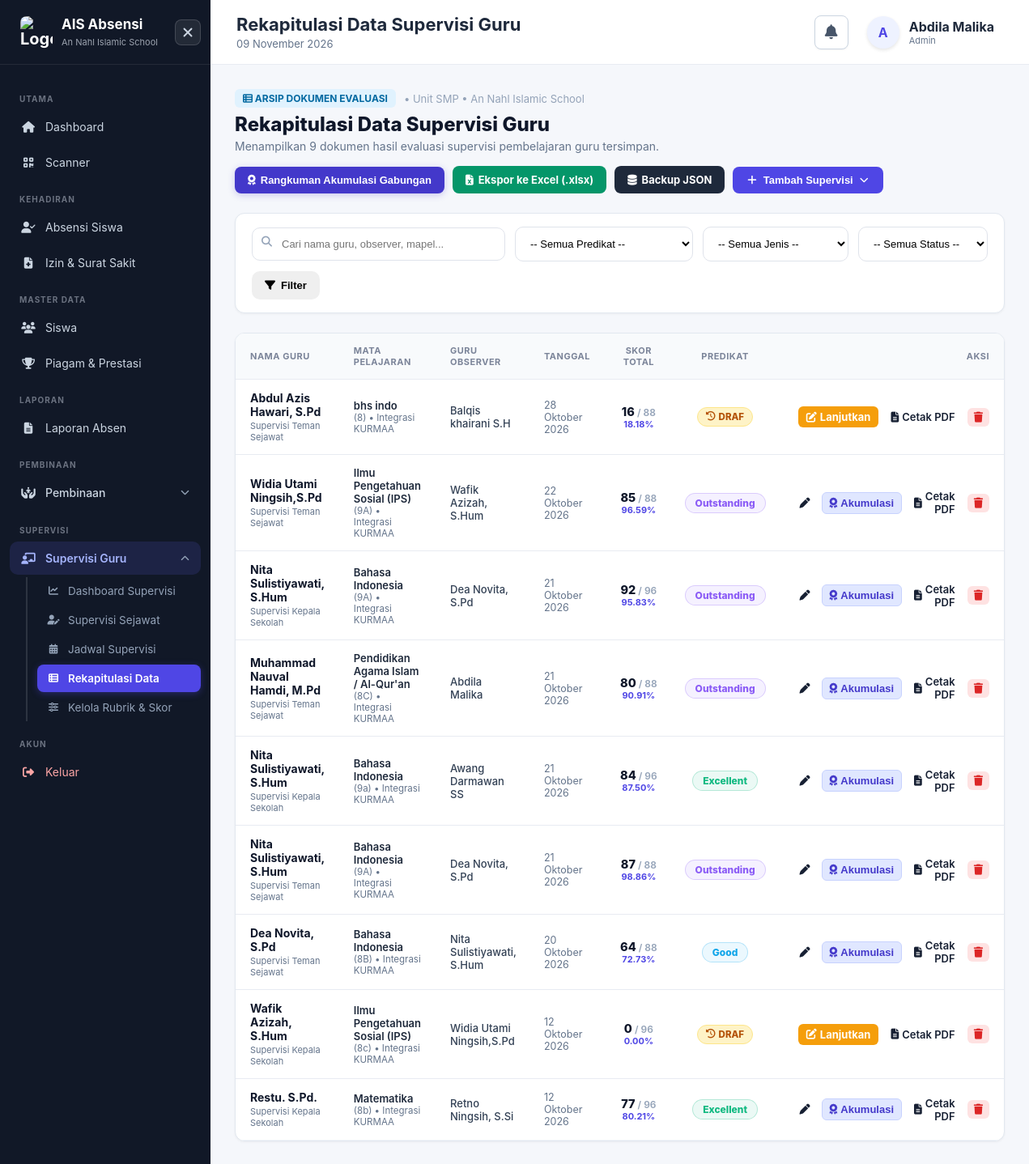
/supervisi/reports.php (signed in), run on the app's committed database.
### tables this page shows
CREATE TABLE `supervision_sessions` (
  `id` bigint unsigned NOT NULL AUTO_INCREMENT,
  `schedule_id` bigint unsigned DEFAULT NULL,
  `status` enum('draft','completed') NOT NULL DEFAULT 'completed',
  `is_delegated` tinyint(1) NOT NULL DEFAULT '0',
  `type_id` int unsigned NOT NULL,
  `teacher_id` bigint unsigned NOT NULL,
  `observer_id` bigint unsigned NOT NULL,
  `subject_name` varchar(120) NOT NULL,
  `class_name` varchar(60) NOT NULL,
  `observation_date` date NOT NULL,
  `room_location` varchar(120) DEFAULT NULL,
  `total_score` decimal(6,2) NOT NULL DEFAULT '0.00',
  `max_possible_score` decimal(6,2) NOT NULL DEFAULT '0.00',
  `percentage_score` decimal(5,2) NOT NULL DEFAULT '0.00',
  `predicate_name` varchar(60) NOT NULL DEFAULT 'Need Improvement',
  `notes_good_practice` text,
  `notes_growth_plan` text,
  `notes_teacher_reflection` text,
  `signed_teacher_name` varchar(150) DEFAULT NULL,
  `signed_observer_name` varchar(150) DEFAULT NULL,
  `signed_principal_name` varchar(150) DEFAULT 'Awang Darmawan, SS',
  `created_at` timestamp NULL DEFAULT CURRENT_TIMESTAMP,
  `updated_at` timestamp NULL DEFAULT CURRENT_TIMESTAMP ON UPDATE CURRENT_TIMESTAMP,
  PRIMARY KEY (`id`),
  KEY `idx_sess_teacher` (`teacher_id`),
  KEY `idx_sess_observer` (`observer_id`),
  KEY `idx_sess_date` (`observation_date`),
  KEY `idx_status` (`status`)
);

CREATE TABLE `staff` (
  `id` bigint unsigned NOT NULL AUTO_INCREMENT,
  `user_id` bigint unsigned DEFAULT NULL,
  `name` varchar(255) DEFAULT NULL,
  `phone` varchar(30) DEFAULT NULL,
  `wa_notify` tinyint(1) NOT NULL DEFAULT '1',
  `rfid_uid` varchar(50) DEFAULT NULL,
  `fingerprint_id` int unsigned DEFAULT NULL,
  `nik` varchar(255) DEFAULT NULL,
  `unit_id` int unsigned DEFAULT NULL,
  `photo` varchar(255) DEFAULT NULL,
  `created_at` timestamp NULL DEFAULT CURRENT_TIMESTAMP,
  `updated_at` timestamp NULL DEFAULT CURRENT_TIMESTAMP ON UPDATE CURRENT_TIMESTAMP,
  `deleted_at` timestamp NULL DEFAULT NULL,
  PRIMARY KEY (`id`),
  UNIQUE KEY `nik` (`nik`),
  UNIQUE KEY `rfid_uid` (`rfid_uid`),
  KEY `fk_staff_user` (`user_id`),
  KEY `fk_staff_unit` (`unit_id`),
  CONSTRAINT `fk_staff_unit` FOREIGN KEY (`unit_id`) REFERENCES `units` (`id`) ON DELETE SET NULL,
  CONSTRAINT `fk_staff_user` FOREIGN KEY (`user_id`) REFERENCES `users` (`id`) ON DELETE SET NULL
);

CREATE TABLE `supervision_types` (
  `id` int unsigned NOT NULL AUTO_INCREMENT,
  `type_key` varchar(50) NOT NULL,
  `name` varchar(100) NOT NULL,
  `description` text,
  `sort_order` int NOT NULL DEFAULT '0',
  `is_active` tinyint(1) NOT NULL DEFAULT '1',
  `created_at` timestamp NULL DEFAULT CURRENT_TIMESTAMP,
  `updated_at` timestamp NULL DEFAULT CURRENT_TIMESTAMP ON UPDATE CURRENT_TIMESTAMP,
  PRIMARY KEY (`id`),
  UNIQUE KEY `type_key` (`type_key`)
);

CREATE TABLE `users` (
  `id` bigint unsigned NOT NULL AUTO_INCREMENT,
  `username` varchar(100) NOT NULL,
  `password` varchar(255) NOT NULL,
  `name` varchar(255) NOT NULL,
  `photo` varchar(255) DEFAULT NULL,
  `role` varchar(50) NOT NULL DEFAULT 'staff',
  `student_id` int DEFAULT NULL,
  `remember_token` varchar(100) DEFAULT NULL,
  `created_at` timestamp NULL DEFAULT CURRENT_TIMESTAMP,
  `updated_at` timestamp NULL DEFAULT CURRENT_TIMESTAMP ON UPDATE CURRENT_TIMESTAMP,
  `deleted_at` timestamp NULL DEFAULT NULL,
  `last_activity` datetime DEFAULT NULL,
  `last_login_at` datetime DEFAULT NULL,
  `last_login_ip` varchar(45) DEFAULT NULL,
  `is_online` tinyint(1) NOT NULL DEFAULT '0',
  PRIMARY KEY (`id`),
  UNIQUE KEY `username` (`username`),
  KEY `idx_users_student_id` (`student_id`)
);

### public/supervisi/reports.php (the view, shortened to what the rows shown need)
<?php
require_once __DIR__ . '/../../config/database.php';
require_once __DIR__ . '/../../config/auth.php';
require_once __DIR__ . '/../../includes/functions.php';
$currentUserId = currentUserId();
$currentRole = currentRole();
$userUnit = getUserUnitInfo($pdo, $currentUserId);
$userUnitId = $userUnit['unit_id'] ?? null;
$isSuperAdmin = ($currentRole === 'super_admin');
$filterUnit = (int)($_GET['unit_id'] ?? 0);
    ?>
    <?php
$query = "
    SELECT ss.*,
           st.name as type_name, st.type_key,
           s.name as teacher_name, s.nik as teacher_nik,
           u.name as observer_name
    FROM supervision_sessions ss
    JOIN supervision_types st ON st.id = ss.type_id
    JOIN staff s ON s.id = ss.teacher_id
    JOIN users u ON u.id = ss.observer_id
    WHERE 1=1
";
$params = [];
if (!$isSuperAdmin && $userUnitId > 0) {
    $query .= " AND s.unit_id = ?";
    $params[] = $userUnitId;
} elseif ($isSuperAdmin && $filterUnit > 0) {
    $query .= " AND s.unit_id = ?";
    $params[] = $filterUnit;
}
$query .= " ORDER BY ss.observation_date DESC, ss.id DESC";
$stmtSessions = $pdo->prepare($query);
$stmtSessions->execute($params);
$sessions = $stmtSessions->fetchAll(PDO::FETCH_ASSOC);
function getPredicateColor($predName) {
    switch (strtolower($predName)) {
        case 'outstanding': return '#8b5cf6';
        case 'excellent': return '#10b981';
        case 'good': return '#0ea5e9';
        default: return '#ef4444';
    }
}
require_once __DIR__ . '/../../includes/header.php';
?>
<div class="supervisi-fullwidth" style="width: 100%; max-width: 100%;">
    <div style="display: flex; justify-content: space-between; align-items: flex-start; flex-wrap: wrap; gap: 16px; margin-bottom: 24px;">
        <div>
            <h1 style="margin: 0; font-size: 24px; font-weight: 800; color: #0f172a;">
                Rekapitulasi Data Supervisi Guru
            </h1>
        </div>
    </div>
    <div style="background: white; border: 1px solid #e2e8f0; border-radius: 12px; overflow: hidden; box-shadow: 0 1px 3px rgba(0,0,0,0.05);">
        <?php if (empty($sessions)): ?>
            <div style="padding: 48px; text-align: center; color: #64748b;">
                <i class="fa-solid fa-folder-open" style="font-size: 40px; color: #cbd5e1; margin-bottom: 12px; display: block;"></i>
                Belum ada dokumen supervisi yang tersimpan. Silakan isi form supervisi sejawat atau kepala sekolah.
            </div>
        <?php else: ?>
            <div style="overflow-x: auto;">
                <table style="width: 100%; border-collapse: collapse; font-size: 13.5px;">
                    <thead>
                        <tr style="background: #f8fafc; border-bottom: 1px solid #e2e8f0; color: #475569; font-size: 11.5px; font-weight: 700; text-transform: uppercase; letter-spacing: 0.5px;">
                            <th style="padding: 14px 18px;">NAMA GURU</th>
                            <th style="padding: 14px 18px;">MATA PELAJARAN</th>
                            <th style="padding: 14px 18px;">GURU OBSERVER</th>
                            <th style="padding: 14px 16px; width: 120px;">TANGGAL</th>
                            <th style="padding: 14px 16px; width: 140px; text-align: center;">SKOR TOTAL</th>
                            <th style="padding: 14px 16px; width: 130px; text-align: center;">PREDIKAT</th>
                            <th style="padding: 14px 18px; width: 220px; text-align: right;">AKSI</th>
                        </tr>
                    </thead>
                    <tbody>
                        <?php foreach ($sessions as $s):
                            $badgeColor = getPredicateColor($s['predicate_name']);
                        ?>
                            <tr style="border-bottom: 1px solid #f1f5f9; transition: background 0.15s;" onmouseover="this.style.background='#f8fafc'" onmouseout="this.style.background='white'">
                                <td style="padding: 14px 18px;">
                                    <div style="font-weight: 700; color: #0f172a; font-size: 14px;">
                                        <?= htmlspecialchars($s['teacher_name']) ?>
                                    </div>
                                    <div style="font-size: 11px; color: #64748b; margin-top: 2px;">
                                        <?= htmlspecialchars($s['type_name']) ?>
                                    </div>
                                </td>
                                <td style="padding: 14px 18px;">
                                    <div style="font-weight: 600; color: #1e293b;">
                                        <?= htmlspecialchars($s['subject_name']) ?>
                                    </div>
                                    <div style="font-size: 11.5px; color: #64748b;">
                                        (<?= htmlspecialchars($s['class_name']) ?>) &bull; Integrasi KURMAA
                                    </div>
                                </td>
                                <td style="padding: 14px 18px; color: #334155; font-weight: 500;">
                                    <?= htmlspecialchars($s['observer_name']) ?>
                                </td>
                                <td style="padding: 14px 16px; color: #64748b; font-size: 12.5px;">
                                    <?= htmlspecialchars(formatIndoDate($s['observation_date'])) ?>
                                </td>
                                <td style="padding: 14px 16px; text-align: center;">
                                    <div style="font-weight: 800; font-size: 14.5px; color: #0f172a;">
                                        <?= number_format($s['total_score'], 0) ?><span style="color: #94a3b8; font-weight: 600; font-size: 12px;"> / <?= number_format($s['max_possible_score'], 0) ?></span>
                                    </div>
                                    <div style="font-size: 11px; font-weight: 700; color: #4f46e5;">
                                        <?= number_format($s['percentage_score'], 2) ?>%
                                    </div>
                                </td>
                                <td style="padding: 14px 16px; text-align: center;">
                                    <?php if ($s['status'] === 'draft'): ?>
                                        <span style="background: #fef3c7; color: #b45309; border: 1px solid #fde68a; font-weight: 800; font-size: 11.5px; padding: 4px 10px; border-radius: 20px; display: inline-flex; align-items: center; gap: 4px;">
                                            <i class="fa-solid fa-clock-rotate-left"></i> DRAF
                                        </span>
                                    <?php else: ?>
                                        <span style="background: <?= $badgeColor ?>15; color: <?= $badgeColor ?>; border: 1px solid <?= $badgeColor ?>40; font-weight: 800; font-size: 12px; padding: 4px 12px; border-radius: 20px; display: inline-block;">
                                            <?= htmlspecialchars($s['predicate_name']) ?>
                                        </span>
                                    <?php endif; ?>
                                </td>
                                <td style="padding: 14px 18px; text-align: right;">
                                    <div style="display: inline-flex; align-items: center; gap: 6px;">
                                        <?php
                                        $editUrl = ($s['type_key'] === 'peer') ? "peer.php?session_id={$s['id']}" : "principal.php?session_id={$s['id']}";
                                        ?>
                                        <?php if ($s['status'] === 'draft'): ?>
                                            <a href="<?= $editUrl ?>" class="btn btn-sm btn-warning" title="Lanjutkan Pengisian Nilai Supervisi" style="background: #f59e0b; border-color: #f59e0b; color: white; font-weight: 700; display: inline-flex; align-items: center; gap: 4px; padding: 5px 10px; border-radius: 6px; text-decoration: none;">
                                                <i class="fa-solid fa-pen-to-square"></i> Lanjutkan
                                            </a>
                                        <?php else: ?>
                                            <a href="<?= $editUrl ?>" class="btn btn-sm btn-secondary" title="Ubah / Edit Dokumen Supervisi" style="font-weight: 600; display: inline-flex; align-items: center; gap: 4px; padding: 5px 8px; border-radius: 6px; text-decoration: none;">
                                                <i class="fa-solid fa-pen"></i>
                                            </a>
                                            <button type="button" class="btn btn-sm" onclick="openCumulativeReportModal(<?= $s['teacher_id'] ?>)" title="Lembar Rangkuman Akumulasi Supervisi Gabungan (Sejawat & Kepsek)" style="background: #e0e7ff; color: #4338ca; font-weight: 700; border: 1px solid #c7d2fe; display: inline-flex; align-items: center; gap: 4px; padding: 5px 9px; border-radius: 6px;">
                                                <i class="fa-solid fa-award"></i> Akumulasi
                                            </button>
                                        <?php endif; ?>
                                        <a href="reports.php?print_session=1&session_id=<?= $s['id'] ?>" target="_blank" class="btn btn-sm btn-secondary" title="Buka Raport Resmi di Halaman Baru (Cetak PDF)" style="display: inline-flex; align-items: center; gap: 4px; font-weight: 600; text-decoration: none; padding: 5px 9px; border-radius: 6px;">
                                            <i class="fa-solid fa-file-lines"></i> Cetak PDF
                                        </a>
                                        <form method="POST" style="display: inline;" onsubmit="return confirm('Apakah Anda yakin ingin menghapus data supervisi ini?');">
                                            <button type="submit" class="btn btn-sm btn-danger" title="Hapus Dokumen" style="padding: 5px 8px; border-radius: 6px;">
                                                <i class="fa-solid fa-trash"></i>
                                            </button>
                                        </form>
                                    </div>
                                </td>
                            </tr>
                        <?php endforeach; ?>
                    </tbody>
                </table>
            </div>
        <?php endif; ?>
    </div>
</div>
<?php require_once __DIR__ . '/../../includes/footer.php'; ?>

### data on the page
supervision_sessions: staff.name "Abdul Azis Hawari, S.Pd", supervision_types.name "Supervisi Teman Sejawat", subject_name "bhs indo", class_name "8", users.name "Balqis khairani S.H", observation_date "28 Oktober 2026", total_score "16", max_possible_score "88", percentage_score "18.18", status "draft" (drawn)
supervision_sessions: staff.name "Widia Utami Ningsih,S.Pd", supervision_types.name "Supervisi Teman Sejawat", subject_name "Ilmu Pengetahuan Sosial (IPS)", class_name "9A", users.name "Wafik Azizah, S.Hum", observation_date "22 Oktober 2026", total_score "85", max_possible_score "88", percentage_score "96.59", predicate_name "Outstanding"
supervision_sessions: staff.name "Nita Sulistiyawati, S.Hum", supervision_types.name "Supervisi Kepala Sekolah", subject_name "Bahasa Indonesia", class_name "9A", users.name "Dea Novita, S.Pd", observation_date "21 Oktober 2026", total_score "92", max_possible_score "96", percentage_score "95.83", predicate_name "Outstanding"
supervision_sessions: staff.name "Muhammad Nauval Hamdi, M.Pd", supervision_types.name "Supervisi Teman Sejawat", subject_name "Pendidikan Agama Islam / Al-Qur'an", class_name "8C", users.name "Abdila Malika", observation_date "21 Oktober 2026", total_score "80", max_possible_score "88", percentage_score "90.91", predicate_name "Outstanding"
supervision_sessions: staff.name "Nita Sulistiyawati, S.Hum", supervision_types.name "Supervisi Kepala Sekolah", subject_name "Bahasa Indonesia", class_name "9a", users.name "Awang Darmawan SS", observation_date "21 Oktober 2026", total_score "84", max_possible_score "96", percentage_score "87.50", predicate_name "Excellent"
supervision_sessions: staff.name "Nita Sulistiyawati, S.Hum", supervision_types.name "Supervisi Teman Sejawat", subject_name "Bahasa Indonesia", class_name "9A", users.name "Dea Novita, S.Pd", observation_date "21 Oktober 2026", total_score "87", max_possible_score "88", percentage_score "98.86", predicate_name "Outstanding"
supervision_sessions: staff.name "Dea Novita, S.Pd", supervision_types.name "Supervisi Teman Sejawat", subject_name "Bahasa Indonesia", class_name "8B", users.name "Nita Sulistiyawati, S.Hum", observation_date "20 Oktober 2026", total_score "64", max_possible_score "88", percentage_score "72.73", predicate_name "Good"
supervision_sessions: staff.name "Wafik Azizah, S.Hum", supervision_types.name "Supervisi Kepala Sekolah", subject_name "Ilmu Pengetahuan Sosial (IPS)", class_name "8c", users.name "Widia Utami Ningsih,S.Pd", observation_date "12 Oktober 2026", total_score "0", max_possible_score "96", percentage_score "0.00", status "draft" (drawn)
supervision_sessions: staff.name "Restu. S.Pd.", supervision_types.name "Supervisi Kepala Sekolah", subject_name "Matematika", class_name "8b", users.name "Retno Ningsih, S.Si", observation_date "12 Oktober 2026", total_score "77", max_possible_score "96", percentage_score "80.21", predicate_name "Excellent"

### other printed values
$category "UTAMA"
$item['menu_name'] "Dashboard"
$item['menu_name'] "Scanner"
$category "KEHADIRAN"
$item['menu_name'] "Absensi Siswa"
$item['menu_name'] "Izin & Surat Sakit"
$category "MASTER DATA"
$item['menu_name'] "Siswa"
$item['menu_name'] "Piagam & Prestasi"
$category "LAPORAN"
$item['menu_name'] "Laporan Absen"
$category "PEMBINAAN"
$item['menu_name'] "Pembinaan"
$category "SUPERVISI"
$item['menu_name'] "Supervisi Guru"
